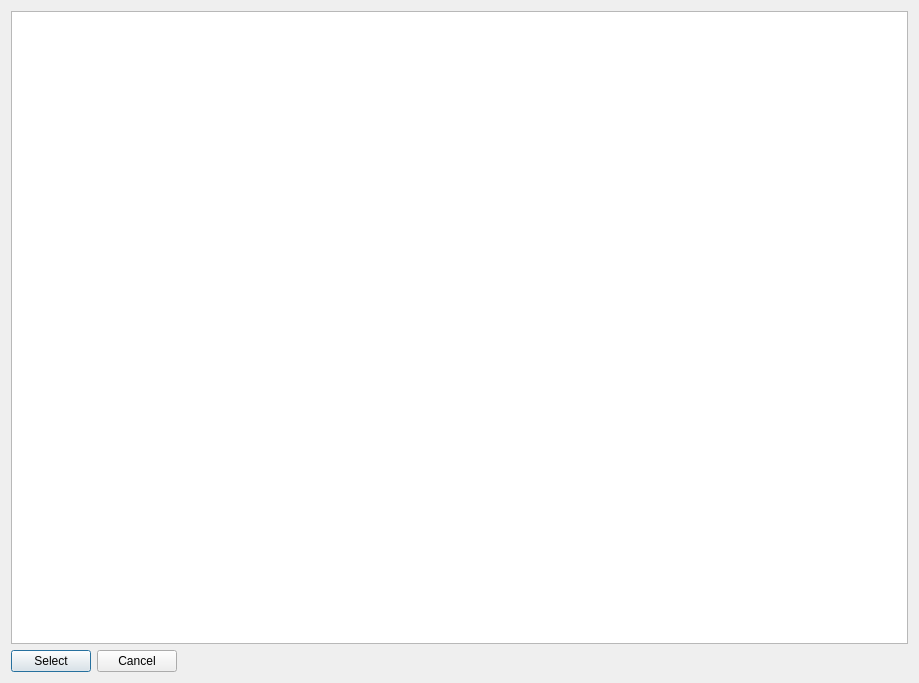
<?xml version="1.0" encoding="UTF-8"?>
<ui version="4.0">
 <class>SelectTaskDialog</class>
 <widget class="QDialog" name="SelectTaskDialog">
  <property name="geometry">
   <rect>
    <x>0</x>
    <y>0</y>
    <width>919</width>
    <height>683</height>
   </rect>
  </property>
  <property name="windowTitle">
   <string>Dialog</string>
  </property>
  <layout class="QVBoxLayout" name="verticalLayout_2">
   <item>
    <layout class="QVBoxLayout" name="verticalLayout">
     <item>
      <widget class="QTableView" name="tasksTableView"/>
     </item>
     <item>
      <layout class="QHBoxLayout" name="horizontalLayout">
       <item>
        <widget class="QPushButton" name="selectTaskPushButton">
         <property name="text">
          <string>Select</string>
         </property>
        </widget>
       </item>
       <item>
        <widget class="QPushButton" name="cancelSelectingTaskPushButton">
         <property name="text">
          <string>Cancel</string>
         </property>
        </widget>
       </item>
       <item>
        <spacer name="horizontalSpacer">
         <property name="orientation">
          <enum>Qt::Horizontal</enum>
         </property>
         <property name="sizeHint" stdset="0">
          <size>
           <width>40</width>
           <height>20</height>
          </size>
         </property>
        </spacer>
       </item>
      </layout>
     </item>
    </layout>
   </item>
  </layout>
 </widget>
 <resources/>
 <connections/>
</ui>
